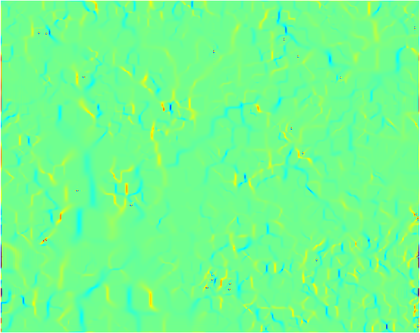
%> input picture Pressure Field/barchart.png, 420 x 333 px, shrunk from 1314 x 1042 before the run
$ octave --eval "result = create_clusters(imread('../barchart.png'));"   (GNU Octave 9; MATLAB toolbox functions it lacks are replaced by stand-ins)
%> lines starting %> are read from the running program, lines starting %| are printed output that depends on the picture; in (x1, y1, x2, y2) boxes, pixels count from 0 and x2, y2 are one past the last pixel; in counts of white or black regions, pixels touching at a corner belong together; the program's own positions count from 1
function clusters = create_clusters(im)
  %Take only the chroma spectrum
  im_ycbcr = rgb2ycbcr(im);
%> im_ycbcr: size 333x420x3 uint8; mean of channels 1, 2, 3 187.4, 99.6, 74.1
  im_y = im_ycbcr(:,:,1); %Only look at Y channel
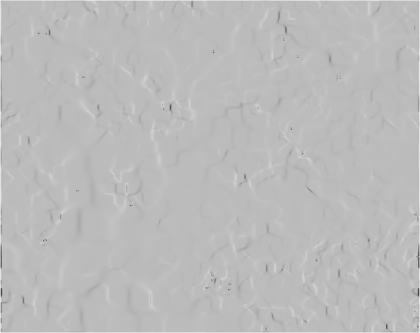
%> im_y: size 333x420 uint8; min 65, max 233, mean 187.4

  im_edges = edge(im_y, "Canny");
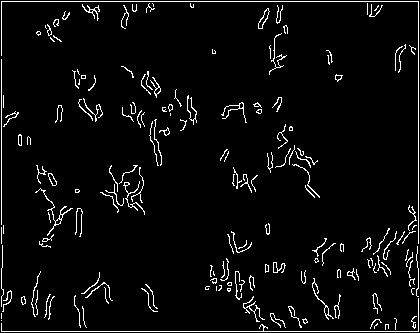
%> im_edges: size 333x420 logical; 4.5% white in thin lines or dots
  %imshow(im_edges)

  ctr = 0;
  clusters = containers.Map;
  cluster_keys = [];

  %Now we need to create a dictionary to store the clusters
  remaining_pixels = int8(im_edges);
  clusters = containers.Map('KeyType', 'int32', 'ValueType','any');
  x_indices = ones(size(im_edges,1),1) * (1:size(im_edges,2));
  y_indices = (1:size(im_edges,1))' * ones(1,size(im_edges,2));
  for y = 1:size(im_edges,1)
    for x = 1:size(im_edges,2)
      if (remaining_pixels(y,x) == 1)
        cluster = grayconnected(remaining_pixels,y,x, 0.5);
        x_cluster = x_indices(cluster);
        y_cluster = y_indices(cluster);
        clusters(size(clusters,1)+1) = [y_cluster,x_cluster];
        for item = 1:size(x_cluster,1)
          remaining_pixels(y_cluster(item,1),x_cluster(item,1)) = 0;
        end
      end
    end
  end
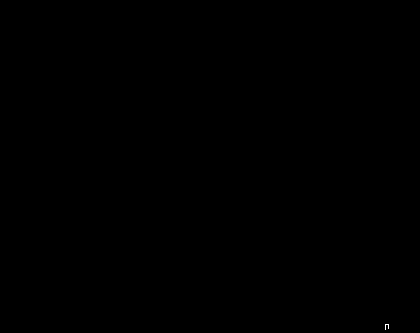
%> cluster: size 333x420 logical; 0.01% white in thin lines or dots, all inside (x1, y1, x2, y2) = (385, 324, 389, 330)
%> remaining_pixels: size 333x420 int8; 4.51% of pixels changed, all inside (x1, y1, x2, y2) = (1, 1, 419, 332)
%> after the loop, x_cluster = [386; 386; 386; 386; 386; 386; 387; 388; 389; 389; 389; 389; 389]; y_cluster = [325; 326; 327; 328; 329; 330; 325; 325; 325; 326; 327; 328; 329]
end
